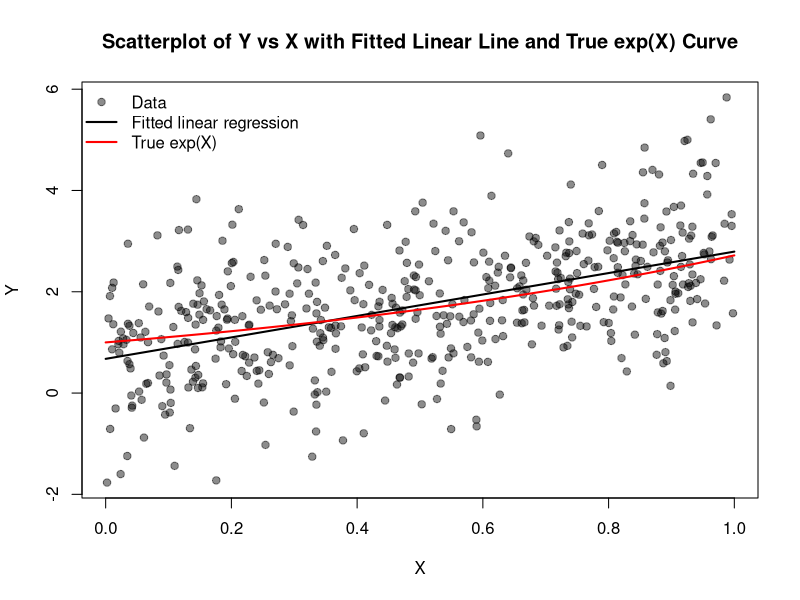

Write R code to recreate this figure.
## ---- chunk 1
# PUT YOUR CODE HERE
set.seed(2025)
n <- 500  # Sample size
X <- runif(n, min = 0, max = 1) # Simulate X ~ Uniform(0,1)
epsilon <- rnorm(n, mean = 0, sd = 1)  # Simulate X ~ Uniform(0,1)
Y <- exp(X) + epsilon  # Generate Y = exp(X) + epsilon

head(data.frame(X = X, Y = Y))
## ---- chunk 2
mu_X_hat <- mean(X)
mu_Y_hat <- mean(Y)

mu_X_hat; mu_Y_hat
## ---- chunk 3
Z <- exp(X)
X_bar <- mean(X); Y_bar <- mean(Y); Z_bar <- mean(Z)

var_X_hat <- var(X); cov_XY_hat <- cov(X, Y)
var_expX_hat <- var(Z); cov_expX_Y_hat <- cov(Z, Y)

var_X_hat; cov_XY_hat; var_expX_hat; cov_expX_Y_hat
## ---- chunk 4
# PUT YOUR CODE HERE
set.seed(2025)
n <- 500

X <- runif(n, 0, 1)
epsilon <- rnorm(n, 0, 1)
Y <- exp(X) + epsilon
Z <- exp(X)   # transformed covariate

# sample (plug-in) estimates of needed moments
var_X_hat        <- var(X)
cov_XY_hat       <- cov(X, Y)
var_expX_hat     <- var(Z)
cov_expX_Y_hat   <- cov(Z, Y)

# Plug-in slope estimates
beta1_hat       <- cov_XY_hat / var_X_hat          # for regression of Y on X
beta1_star_hat  <- cov_expX_Y_hat / var_expX_hat   # for regression of Y on exp(X)

beta1_hat; beta1_star_hat
## ---- chunk 5
# PUT YOUR CODE HERE
set.seed(2025)
n <- 500
X <- runif(n, 0, 1)
epsilon <- rnorm(n, 0, 1)
Y <- exp(X) + epsilon
Z <- exp(X)

beta1_plugin      <- cov(X, Y) / var(X)
beta1_star_plugin <- cov(Z, Y) / var(Z)

fit_X  <- lm(Y ~ X)
fit_Z  <- lm(Y ~ Z)

coefs_X <- coefficients(fit_X)      # (Intercept), X
coefs_Z <- coefficients(fit_Z)      # (Intercept), Z

beta1_lm      <- coefs_X["X"]
beta1_star_lm <- coefs_Z["Z"]

results <- list(
  lm_coefficients_Y_on_X       = coefs_X,
  lm_coefficients_Y_on_expX    = coefs_Z,
  slope_plugin_Y_on_X          = beta1_plugin,
  slope_lm_Y_on_X              = beta1_lm,
  slope_plugin_Y_on_expX       = beta1_star_plugin,
  slope_lm_Y_on_expX           = beta1_star_lm,
  slope_differences = c(
    lm_minus_plugin_beta1      = beta1_lm - beta1_plugin,
    lm_minus_plugin_beta1_star = beta1_star_lm - beta1_star_plugin
  )
)

results
## ---- chunk 6
# PUT YOUR CODE HERE
# Part E: Scatterplot with fitted linear regression line and true function

set.seed(2025)
n <- 500
X <- runif(n, 0, 1)
epsilon <- rnorm(n, 0, 1)
Y <- exp(X) + epsilon

# Fit linear model
fit_X <- lm(Y ~ X)
coefs <- coefficients(fit_X)  # intercept and slope

# Create a grid for smooth lines
x_grid <- seq(0, 1, length.out = 400)

# Fitted regression line (linear approximation)
y_hat_line <- coefs[1] + coefs[2] * x_grid

# True regression function
true_line <- exp(x_grid)

# Base scatterplot
plot(X, Y,
     pch = 19, col = rgb(0, 0, 0, 0.45),
     xlab = "X",
     ylab = "Y",
     main = "Scatterplot of Y vs X with Fitted Linear Line and True exp(X) Curve")

# Add fitted linear regression line (black)
lines(x_grid, y_hat_line, col = "black", lwd = 2)

# Add true function exp(X) (red)
lines(x_grid, true_line, col = "red", lwd = 2)

# Add legend
legend("topleft",
       legend = c("Data", "Fitted linear regression", "True exp(X)"),
       col = c(rgb(0,0,0,0.45), "black", "red"),
       pch = c(19, NA, NA),
       lwd = c(NA, 2, 2),
       bty = "n")
